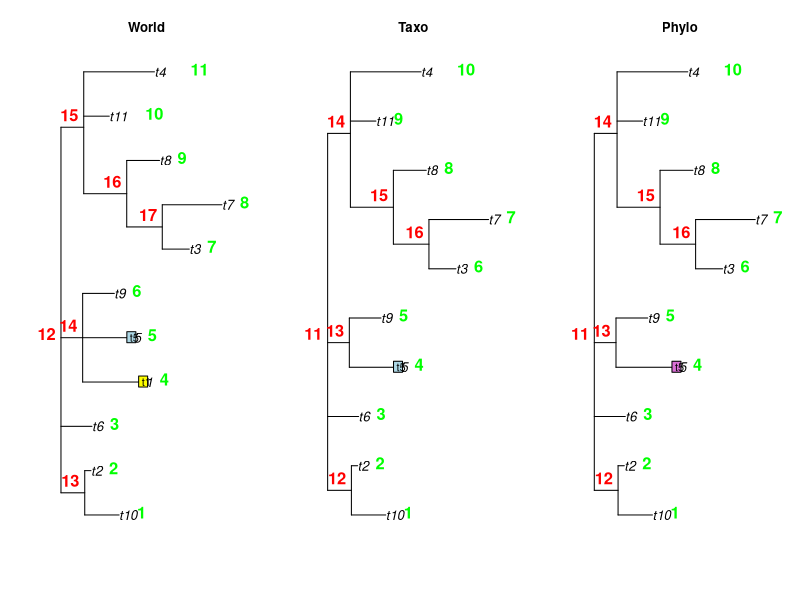

Write R code to recreate this figure.
library(ape)
library(dplyr)

createTaxPhy <- function(NbLeaf = 10){
  world = rtree(NbLeaf, rooted = FALSE)
  world = makeNodeLabel(world, method = "number", prefix = "Node")
  (q1 = summary(world$edge.length)[2])
  ttt = sample(2:(world$Nnode-1), size = 2, replace = F)
  tip1 = ttt[1]
  tip2 = ttt[2]
  
  
  # Dichotomie vers polytomie ####
  #' [Dichotomie vers polytomie]
  par(xpd = TRUE) # Permettre à la légende de sortir du cadre de la figure
  layout(matrix(c(1,2),1,2)) # Matrice pour tracer les plots
  world = di2multi(world, tol= round(q1, digits = 1)) # Binaire vers polytomies
  
  # Création arbre taxo et phylo ####
  #' [Visu taxo et phylo]
  layout(matrix(c(1,2,3),1,3)) # Matrice pour tracer les plots
  
  plot(world, cex = 1.2, main = "World")
  nodelabels(adj = c(1.3,-0.5), frame = "n", cex = 1.5, font = 2, col="red")
  tiplabels(adj = c(-2,0.3), frame = "n", cex = 1.5, font = 2, col="green")
  tiplabels(world$tip.label[tip1], tip1, adj=0)
  tiplabels(world$tip.label[tip2], tip2, adj=0, bg = "lightblue")
  
  taxo = drop.tip(world, tip1) # Enlever une feuille
  tipToChange = which(taxo$tip.label==world$tip.label[tip2])
  plot(taxo, main = "Taxo", cex = 1.2)
  nodelabels(adj = c(1.3,-0.5), frame = "n", cex = 1.5, font = 2, col="red")
  tiplabels(adj = c(-2,0.3), frame = "n", cex = 1.5, font = 2, col="green")
  tiplabels(world$tip.label[tip2], tipToChange, adj=0, bg = "lightblue")
  
  phylo = drop.tip(world, tip2) # Enlever une feuille
  tipToChange = which(phylo$tip.label==world$tip.label[tip1])
  phylo$tip.label[tipToChange] = world$tip.label[tip2] # Changer le nom de la feuille qui est "déplacée"
  plot(phylo, main = "Phylo", cex = 1.2)
  nodelabels(adj = c(1.3,-0.5), frame = "n", cex = 1.5, font = 2, col="red")
  tiplabels(adj = c(-2,0.3), frame = "n", cex = 1.5, font = 2, col="green")
  tiplabels(world$tip.label[tip2], tipToChange, adj=0, bg = "orchid")

  return(c(taxo, phylo, world))
}

createTaxPhy(11)

 
